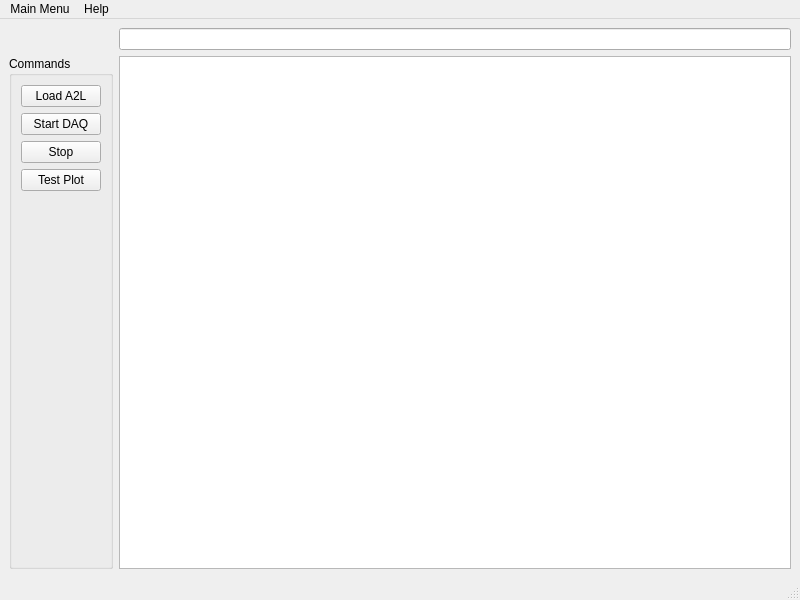
<?xml version="1.0" encoding="UTF-8"?>
<ui version="4.0">
 <class>MainWindow</class>
 <widget class="QMainWindow" name="MainWindow">
  <property name="geometry">
   <rect>
    <x>0</x>
    <y>0</y>
    <width>800</width>
    <height>600</height>
   </rect>
  </property>
  <property name="windowTitle">
   <string>MainWindow</string>
  </property>
  <widget class="QWidget" name="centralwidget">
   <layout class="QGridLayout" name="gridLayout">
    <item row="1" column="0" colspan="2">
     <widget class="QGroupBox" name="groupBox">
      <property name="title">
       <string>Commands</string>
      </property>
      <layout class="QFormLayout" name="formLayout">
       <item row="0" column="0">
        <widget class="QPushButton" name="pushButton">
         <property name="toolTip">
          <string>&lt;html&gt;&lt;head/&gt;&lt;body&gt;&lt;p&gt;Select the applicable A2L file.&lt;/p&gt;&lt;/body&gt;&lt;/html&gt;</string>
         </property>
         <property name="text">
          <string>Load A2L</string>
         </property>
        </widget>
       </item>
       <item row="1" column="0">
        <widget class="QPushButton" name="pushButton_3">
         <property name="text">
          <string>Start DAQ</string>
         </property>
        </widget>
       </item>
       <item row="2" column="0">
        <widget class="QPushButton" name="pushButton_4">
         <property name="text">
          <string>Stop</string>
         </property>
        </widget>
       </item>
       <item row="3" column="0">
        <widget class="QPushButton" name="pushButton_5">
         <property name="text">
          <string>Test Plot</string>
         </property>
        </widget>
       </item>
      </layout>
     </widget>
    </item>
    <item row="1" column="2">
     <widget class="PlotWidget" name="graphicsView"/>
    </item>
    <item row="0" column="2">
     <widget class="QLineEdit" name="lineEdit">
      <property name="text">
       <string/>
      </property>
     </widget>
    </item>
   </layout>
  </widget>
  <widget class="QMenuBar" name="menubar">
   <property name="geometry">
    <rect>
     <x>0</x>
     <y>0</y>
     <width>800</width>
     <height>21</height>
    </rect>
   </property>
   <widget class="QMenu" name="menuMain_Menu">
    <property name="title">
     <string>Main Menu</string>
    </property>
    <addaction name="actionAbout_PyXCP"/>
   </widget>
   <widget class="QMenu" name="menuHelp">
    <property name="title">
     <string>Help</string>
    </property>
   </widget>
   <addaction name="menuMain_Menu"/>
   <addaction name="menuHelp"/>
  </widget>
  <widget class="QStatusBar" name="statusbar"/>
  <action name="actionAbout_PyXCP">
   <property name="text">
    <string>About PyXCP</string>
   </property>
  </action>
 </widget>
 <customwidgets>
  <customwidget>
   <class>PlotWidget</class>
   <extends>QGraphicsView</extends>
   <header location="global">pyqtgraph</header>
  </customwidget>
 </customwidgets>
 <resources/>
 <connections/>
</ui>
